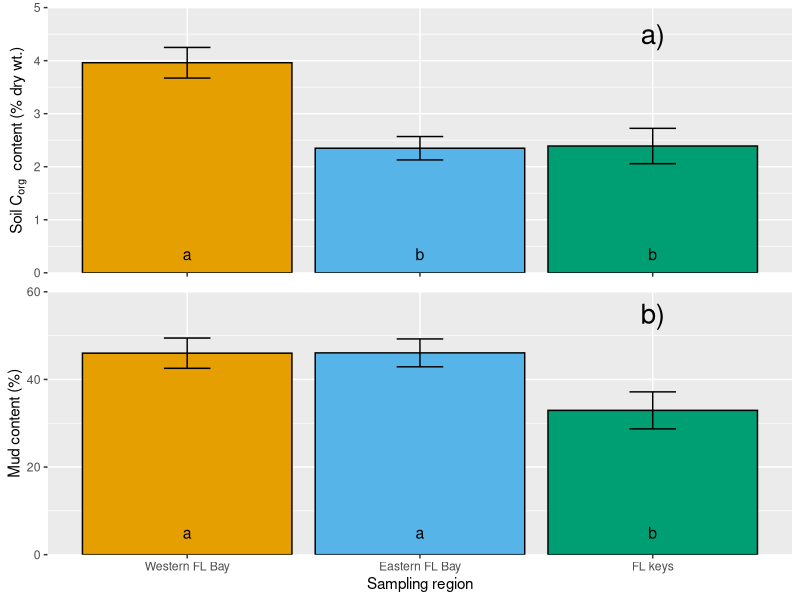

This figure's R source:
library(gridExtra)
library(grid)
library(tidyverse)
library(lattice)
library(gridExtra)
library(cowplot)
library(ggplot2)
library(plotrix)
cbPalette <- c("#56B4E9", "#009E73", "#E69F00")

df <- read.csv("Howard_et_al_data.csv") %>% 
  select(better_location, Corg, mud) %>% 
  `colnames<-`(c("location", "Corg", "mud")) %>% 
  drop_na(mud) %>% 
  mutate(location = factor(location, c("Western FL Bay",
                                             "Eastern FL Bay",
                                             "FL keys")))


### top graph  - Corg

Corg_summary <- df %>% 
  group_by(location) %>% 
  summarise(mean = mean(Corg, na.rm = TRUE), 
            SE = std.error(Corg, na.rm = TRUE)) %>% 
  
  ggplot(aes(x=as.factor(location), y=mean, fill=location)) +
  geom_bar(stat="identity", colour='black') +
  geom_errorbar(aes(ymin=mean-SE, ymax=mean+SE), width=.2) +
  scale_y_continuous(expand = c(0, 0), breaks=c(0,1,2,3,4,5),limits = c(0,5))+
  labs(x = "",
       y = expression(paste("Soil C"[org] ~" content (% dry wt.)")))+
  annotate("text", x=3, y=4.5, label= "a)",size = 7)+ #####
annotate("text", x=1, y=.35, label= "a",size = 4)+ #####
annotate("text", x=2, y=.35, label= "b",size = 4)+ #####
annotate("text", x=3, y=.35, label= "b",size = 4)+
  theme(legend.position="none",
        axis.title.x=element_blank(),
        axis.text.x=element_blank())+
  scale_fill_manual(values = cbPalette[c(3,1,2)], 
                    labels=c("Western FL Bay",
                             "Eastern FL Bay",
                             "FL keys"))


### bottom graph  - mud

mud_summary <- df %>% 
  group_by(location) %>% 
  summarise(mean = mean(mud, na.rm = TRUE), 
            SE = std.error(mud, na.rm = TRUE)) %>% 
  
  ggplot(aes(x=as.factor(location), y=mean, fill=location)) +
  geom_bar(stat="identity", color ="black") +
  geom_errorbar(aes(ymin=mean-SE, ymax=mean+SE), width=.2, color = 'black') +
  scale_y_continuous(expand = c(0, 0), breaks=c(0,20,40,60,80),limits = c(0,60))+
  labs(x = "Sampling region",
       y = "Mud content (%)")+
  annotate("text", x=3, y=55, label= "b)",size = 7)+ #####
annotate("text", x=1, y=5, label= "a",size = 4)+ #####
annotate("text", x=2, y=5, label= "a",size = 4)+ #####
annotate("text", x=3, y=5, label= "b",size = 4)+
  theme(legend.position="none")+
  scale_fill_manual(values = cbPalette[c(3,1,2)], 
                    labels=c("Western FL Bay",
                             "Eastern FL Bay",
                             "FL keys"))






big_plot <- plot_grid(Corg_summary, mud_summary, ncol = 1, rel_heights = c(.9,1),
                      align = 'v', axis = 'l') # aligning vertically along the left axis


ggsave("fig2_regionbargraph.pdf",big_plot, width = 4.8, height = 6.6)

